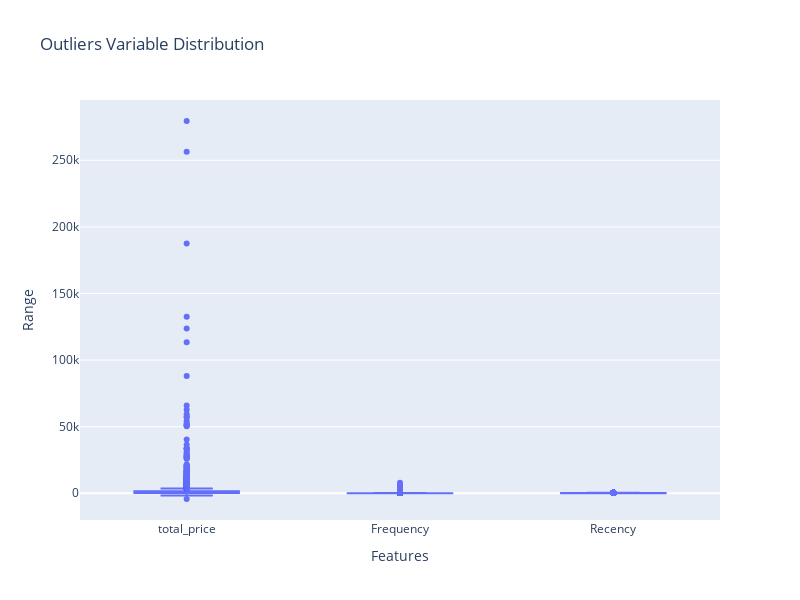

Source (notebook cell):
### Markdown cell above
*Let's check whether we have outliers*
We remove outliers because they distort analyses and models by introducing noise and skewing results

### Code cell
features = ['total_price', 'Frequency', 'Recency']
data = rfm_df[features]

# Box plot
fig = px.box(data, y=features, labels={'variable':'Features', 'value':'Range'},
             title = "Outliers Variable Distribution")
fig.update_layout(
    xaxis=dict(title="Features"),
    yaxis=dict(title="Range"),
    showlegend=False,
    boxmode='group', # Display box plots side by side
    width=800, height=600
)
fig.show()

### Figure 1 — Plotly figure (JSON) as saved in the notebook; plotly's stock layout.template omitted (floating-point values rounded to 4 significant figures; data arrays with more than 128 entries replaced by an {"elided": "..."} marker saying what was removed)
{"data": [{"alignmentgroup": "True", "hovertemplate": "Features=%{x}<br>Range=%{y}<extra></extra>", "legendgroup": "", "marker": {"color": "#636efa"}, "name": "", "notched": false, "offsetgroup": "", "orientation": "v", "showlegend": false, "type": "box", "x": {"elided": "13116 str values"}, "x0": " ", "xaxis": "x", "y": {"elided": "13116 float values"}, "y0": " ", "yaxis": "y"}], "layout": {"boxmode": "group", "height": 600, "legend": {"tracegroupgap": 0}, "showlegend": false, "title": {"text": "Outliers Variable Distribution"}, "width": 800, "xaxis": {"anchor": "y", "domain": [0, 1], "title": {"text": "Features"}}, "yaxis": {"anchor": "x", "domain": [0, 1], "title": {"text": "Range"}}}}
